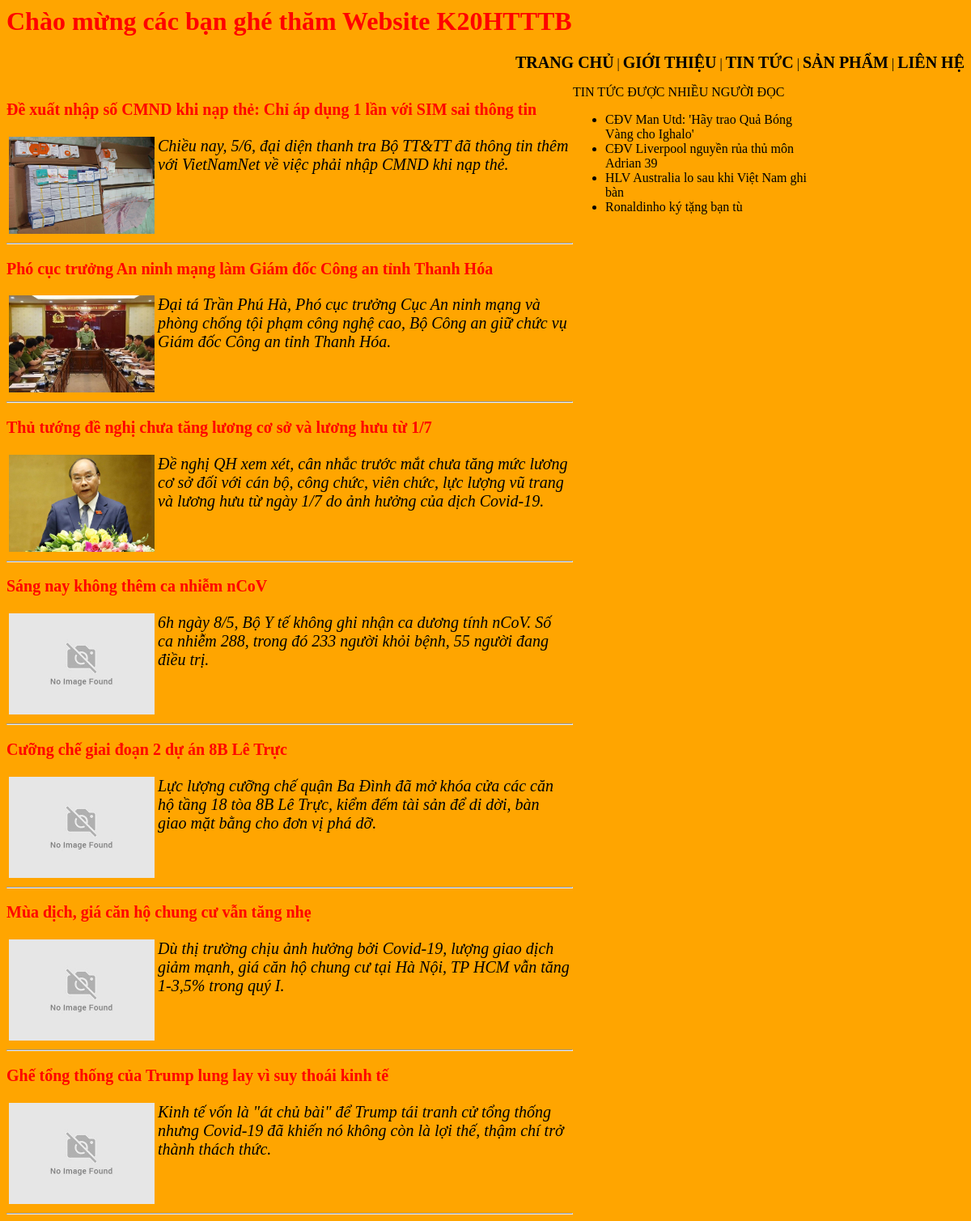
Page /tin_tuc.php on the committed database.
### tables this page shows
CREATE TABLE `tbl_tin_tuc` (
  `id_tin_tuc` int(11) NOT NULL,
  `id_loai_tin_tuc` int(11) NOT NULL,
  `tieu_de` varchar(200) NOT NULL,
  `mo_ta` varchar(500) NOT NULL,
  `anh_minh_hoa` varchar(200) DEFAULT NULL,
  `noi_dung` text NOT NULL,
  `ghi_chu` text DEFAULT NULL
);

### tin_tuc.php (the view, shortened to what this page needs)
<html>
	<head>
		<link rel="stylesheet" type="text/css" href="./css/style.css">
	</head>
	<body>
		<h1 style="color: red;">Chào mừng các bạn ghé thăm Website K20HTTTB</h1>
		<p style="text-align: right;" id="dieuhuong"><a href=".\index.php">Trang chủ</a> | <a href=".\gioi_thieu.php">Giới thiệu</a> | <a href=".\tin_tuc.php">Tin tức</a> | <a href=".\san_pham.php">Sản phẩm</a> | <a href=".\lien_he.php">Liên hệ</a></p>
		<div style="float: left; width: 700px;">
			<?php
				$ket_noi = mysqli_connect("localhost", "root", "", "k20htttb_db");
				$sql = "
					SELECT *
					FROM tbl_tin_tuc
					ORDER BY id_tin_tuc DESC
				";
				$noi_dung_tin_tuc = mysqli_query($ket_noi, $sql);
				while ($row = mysqli_fetch_array($noi_dung_tin_tuc)) {
			;?>
			<h3><a href="tin_tuc_chi_tiet.php?id=<?php echo $row["id_tin_tuc"];?>"><font color="red"><?php echo $row["tieu_de"];?></font></a></h3>
			<table>
				<tr>
					<td><img src="./img/<?php
						if ($row["anh_minh_hoa"]<>"") {
							echo $row["anh_minh_hoa"];
						} else {
							echo "no_image.png";
						}
					;?>" width="180px" height="auto"></td>
					<td style="vertical-align: top;"><p class="motanoidung"><i><?php echo $row["mo_ta"];?></i></p></td>
				</tr>
			</table>
			<hr>
			<?php
				}
			;?>
		</div>
		<div style="float: left; width: 300px;">
			TIN TỨC ĐƯỢC NHIỀU NGƯỜI ĐỌC
			<ul>
				<li>CĐV Man Utd: 'Hãy trao Quả Bóng Vàng cho Ighalo'</li>
				<li>CĐV Liverpool nguyền rủa thủ môn Adrian 39 </li>
				<li>HLV Australia lo sau khi Việt Nam ghi bàn</li>
				<li>Ronaldinho ký tặng bạn tù</li>
			</ul>
		</div>
	</body>
</html>

### css/style.css (style rules this page uses)
body { background-color: orange; }
h3 { font-weight: bold; color: blue; }
a { text-decoration-line: none; font-size: 20px; font-weight: bold; color: black; }
a:link { color: black; }
.motanoidung { color: black; font-style: italic; font-size: 20px; }
#dieuhuong { text-transform: uppercase; }

### rows in the picture
tbl_tin_tuc: tieu_de "Đề xuất nhập số CMND khi nạp thẻ: Chỉ áp dụng 1 lần với SIM sai thông tin", anh_minh_hoa (picture), mo_ta "Chiều nay, 5/6, đại diện thanh tra Bộ TT&TT đã thông tin thêm với VietNamNet về việc phải nhập CMND khi nạp thẻ."
tbl_tin_tuc: tieu_de "Phó cục trưởng An ninh mạng làm Giám đốc Công an tỉnh Thanh Hóa", anh_minh_hoa (picture), mo_ta "Đại tá Trần Phú Hà, Phó cục trưởng Cục An ninh mạng và phòng chống tội phạm công nghệ cao, Bộ Công an giữ chức vụ Giám đốc Công an tỉnh Thanh Hóa."
tbl_tin_tuc: tieu_de "Thủ tướng đề nghị chưa tăng lương cơ sở và lương hưu từ 1/7", anh_minh_hoa (picture), mo_ta "Đề nghị QH xem xét, cân nhắc trước mắt chưa tăng mức lương cơ sở đối với cán bộ, công chức, viên chức, lực lượng vũ trang và lương hưu từ ngày 1/7 do ảnh hưởng của dịch Covid-19."
tbl_tin_tuc: tieu_de "Sáng nay không thêm ca nhiễm nCoV", mo_ta "6h ngày 8/5, Bộ Y tế không ghi nhận ca dương tính nCoV. Số ca nhiễm 288, trong đó 233 người khỏi bệnh, 55 người đang điều trị."
tbl_tin_tuc: tieu_de "Cưỡng chế giai đoạn 2 dự án 8B Lê Trực", mo_ta "Lực lượng cưỡng chế quận Ba Đình đã mở khóa cửa các căn hộ tầng 18 tòa 8B Lê Trực, kiểm đếm tài sản để di dời, bàn giao mặt bằng cho đơn vị phá dỡ."
tbl_tin_tuc: tieu_de "Mùa dịch, giá căn hộ chung cư vẫn tăng nhẹ", mo_ta "Dù thị trường chịu ảnh hưởng bởi Covid-19, lượng giao dịch giảm mạnh, giá căn hộ chung cư tại Hà Nội, TP HCM vẫn tăng 1-3,5% trong quý I."
tbl_tin_tuc: tieu_de "Ghế tổng thống của Trump lung lay vì suy thoái kinh tế", mo_ta "Kinh tế vốn là \"át chủ bài\" để Trump tái tranh cử tổng thống nhưng Covid-19 đã khiến nó không còn là lợi thế, thậm chí trở thành thách thức."
